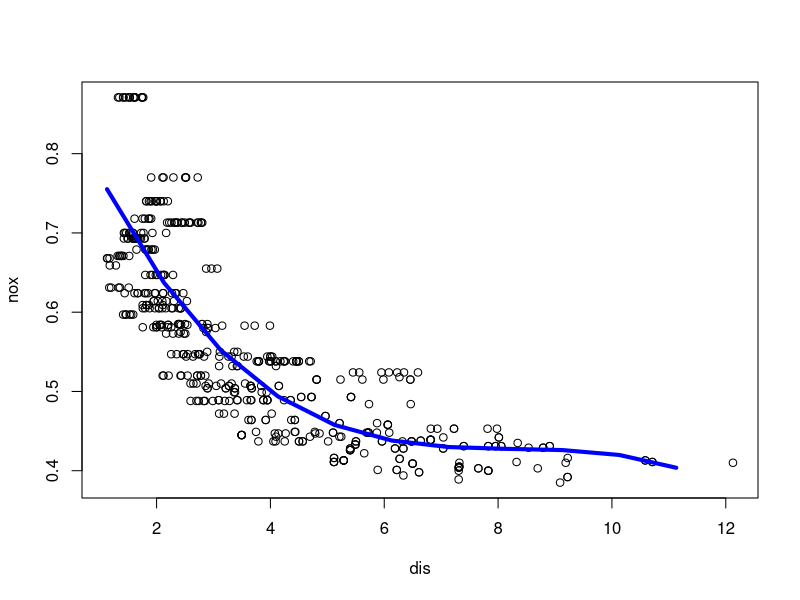
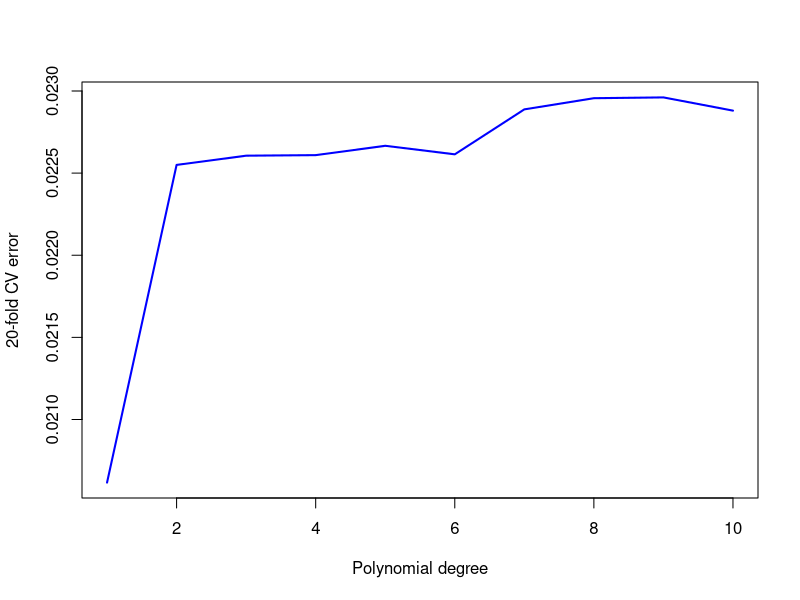
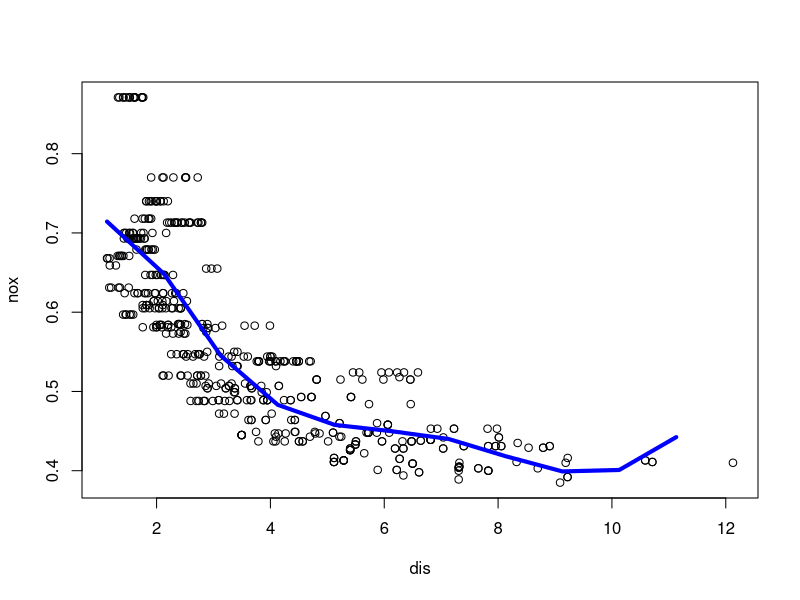
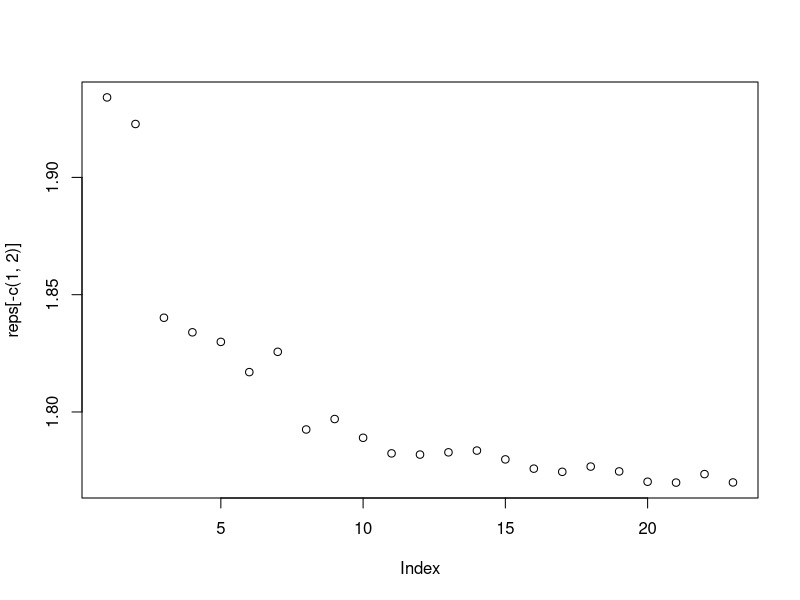
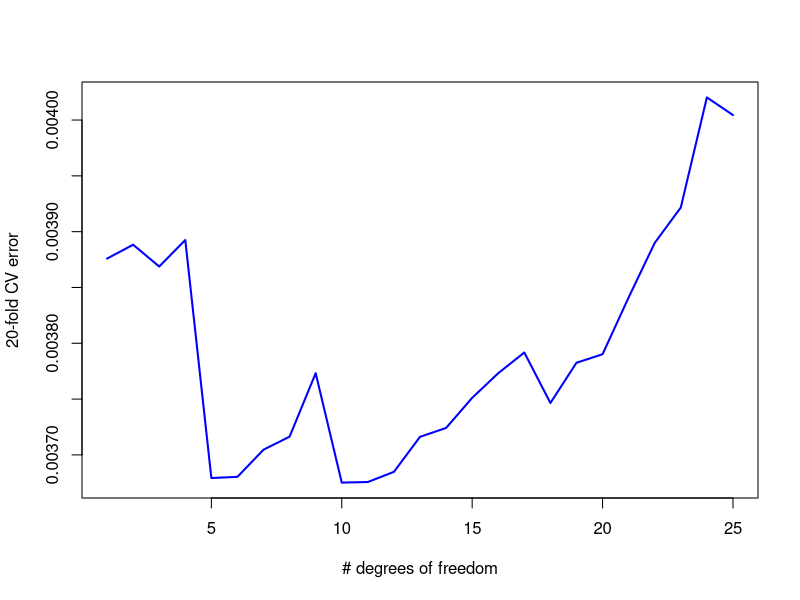

Generate these figures, in order, with R:
## ---- chunk 1
set.seed(8)
library(MASS)
library(boot)
library(splines)
df = Boston

# Cubic polynomial regression to predict nox using dis.
fit = lm(nox ~ poly(dis, 3), data = df)
summary(fit)

dis.range = range(df$dis)
dis.seq = seq(from = dis.range[1], to = dis.range[2])
prediction = predict(fit, list(dis = dis.seq))
plot(nox ~ dis, data = df)
lines(dis.seq, prediction, lwd = 4, col = 'blue')
## ---- chunk 2
N = 10
reps = rep(NA, N)
for (i in 1:N) {
  fit = lm(df$nox ~ poly(dis, i), data = df)
  reps[i] = sum(fit$residuals^2)
}
reps
## ---- chunk 3
NUM_FOLDS = 20
reps = rep(NA, N)
for (i in 1:N) {
    fit = glm(df$nox ~ poly(df$dis, i), data = df)
    reps[i] = cv.glm(df, fit, K = NUM_FOLDS)$delta[2]
}
plot(1:N, reps, xlab = 'Polynomial degree', ylab = '20-fold CV error', lwd = 2, col = 'blue', type = 'l')
## ---- chunk 4
fit = lm(nox ~ bs(dis, df = 4, knots = c(3, 7, 11)), data = df)
summary(fit)

prediction = predict(fit, list(dis = dis.seq))
plot(nox ~ dis, data = df)
lines(dis.seq, prediction, col = 'blue', lwd = 4)
## ---- chunk 5
NUM_DEGREES_OF_FREEDOM = 25
reps = rep(NA, NUM_DEGREES_OF_FREEDOM)

# Fit a regression spline for a range a degrees of freedom.
for (i in 1:NUM_DEGREES_OF_FREEDOM) {
    fit = lm(nox ~ bs(dis, df = i), data = df)
    reps[i] = sum(fit$residuals^2)
}
reps[-c(1, 2)]
plot(reps[-c(1, 2)])
## ---- chunk 6
reps = rep(NA, NUM_DEGREES_OF_FREEDOM)
for (i in 1:NUM_DEGREES_OF_FREEDOM) {
    fit = glm(nox ~ bs(dis, df = i), data = df)
    reps[i] = cv.glm(df, fit, K = N)$delta[2]
}
plot(1:NUM_DEGREES_OF_FREEDOM, reps, lwd = 2, col = 'blue', xlab = '# degrees of freedom', ylab = '20-fold CV error', type = 'l')
